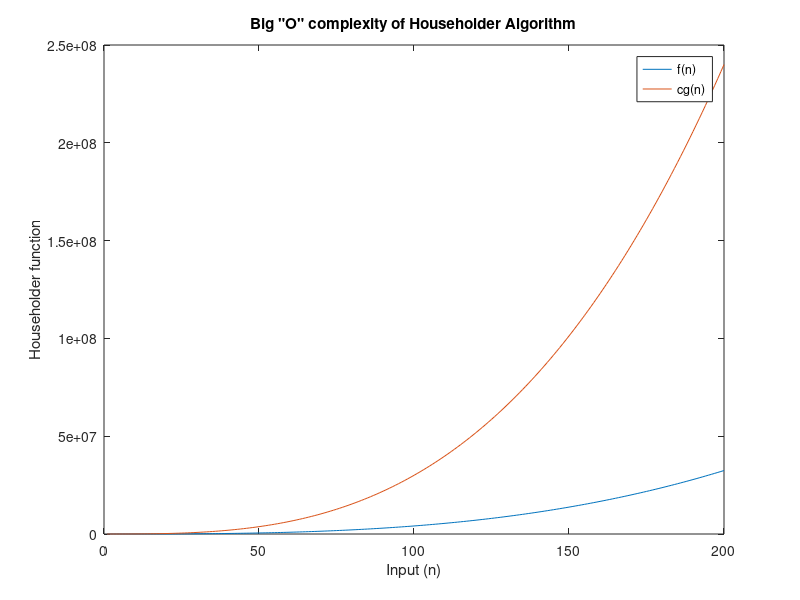

This figure's MATLAB source:
%% bigOhouseHolder.m
%    Shows the big "O" complexity of Householder Reflection Algorithm
%        
%       Course:     ECE 7650
%       Homework:   1
%       Sub. Date:  October 26, 2016
%
%           Author:     Jamiu Babatunde Mojolagbe
%           Department: Electrical and Computer Engineering
%           Student ID: #7804719
%           Email:      mojolagm@myumanitoba.ca

clear; clc; close all;

%% set input variable n 
nmax = 200;                             % maximum input n 
nmin = 1;                               % minimum input n
narr = nmin:nmax;                       % set up input array for plotting

%% calculate f(n) and cg(n)
for n = nmin:nmax
    f(n) = 4*(n.^3) + 11*(n.^2) + 12*(n) + 3;
    cg(n) = 30*(n.^3);
end


%% output results
plot(narr, f(nmin:nmax), narr, cg(nmin:nmax))
title('Big "O" complexity of Householder Algorithm');
xlabel('Input (n)');
ylabel('Householder function');
legend('f(n)', 'cg(n)');